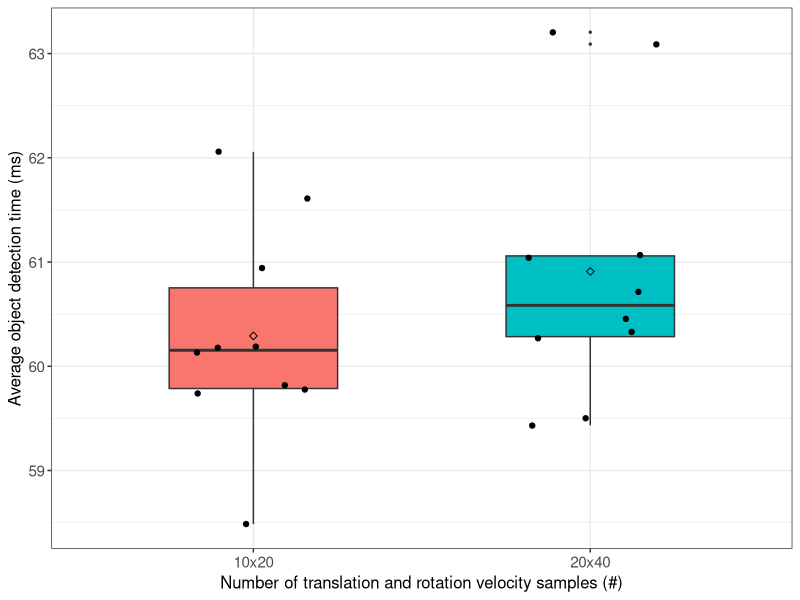
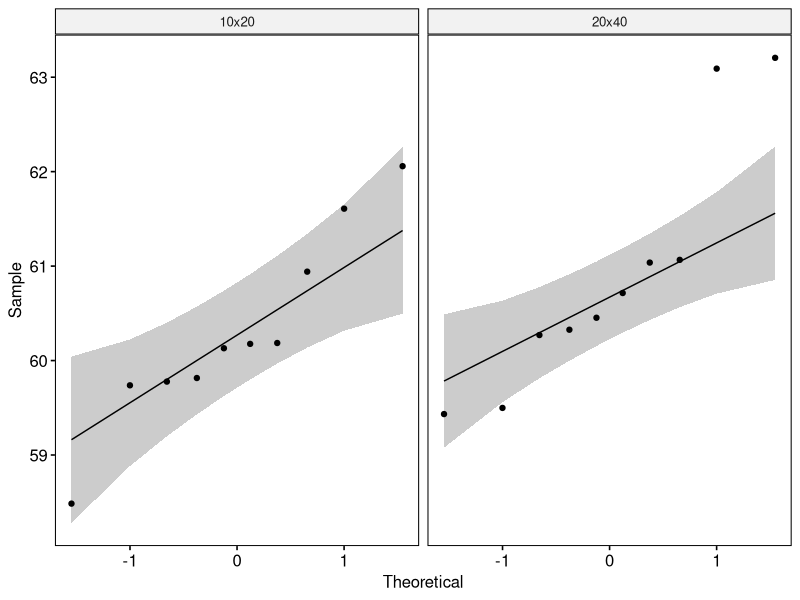

Recreate these plots in R, in order.
## ---- chunk 1
if (!require('tidyverse')) install.packages('tidyverse', dependencies = TRUE); library('tidyverse')
if (!require('ggpubr')) install.packages('ggpubr', dependencies = TRUE); library('ggpubr')
if (!require('rstatix')) install.packages('rstatix', dependencies = TRUE); library('rstatix')
if (!require('ggplot2')) install.packages('ggplot2', dependencies = TRUE); library('ggplot2')
## ---- chunk 2
data <- read.csv(file = '../../raw_data/test_velocity_samples/run_table.csv')
data <- subset(data, select = c(X__run_id, velocity_samples, avg_detection_time_ms))
data$velocity_samples <- as.factor(data$velocity_samples)
data$avg_detection_time_ms <- as.numeric(data$avg_detection_time_ms)
## ---- chunk 3
data %>%
  group_by(velocity_samples) %>%
  get_summary_stats(avg_detection_time_ms, type = "mean_sd")
## ---- chunk 4
ggplot(data, aes(x = velocity_samples, y = avg_detection_time_ms, fill = velocity_samples)) +
  theme_bw() + 
  geom_boxplot(width = 0.5, outlier.size = 0.5) + 
  geom_jitter(width = 0.2) +
  stat_summary(fun = mean, color = 'black', geom = 'point', shape = 5, size = 1.5) +
  labs(x = "Number of translation and rotation velocity samples (#)", y = "Average object detection time (ms)") +
  theme(legend.position = 'none') +
  theme(
    axis.title.x = element_text(size = 12, family = 'sans'),
    axis.title.y = element_text(size = 12, family = 'sans'),
    axis.text.x = element_text(size = 11, family = 'sans'),
    axis.text.y = element_text(size = 11, family = 'sans'),
    
  )
## ---- chunk 5
data %>% 
  group_by(velocity_samples) %>%
  identify_outliers(avg_detection_time_ms)
## ---- chunk 6
ggqqplot(data, x = "avg_detection_time_ms", facet.by = "velocity_samples")
## ---- chunk 7
data %>%
  group_by(velocity_samples) %>%
  shapiro_test(avg_detection_time_ms)
## ---- chunk 8
data %>%
  t_test(avg_detection_time_ms ~ velocity_samples) %>%
  add_significance()
